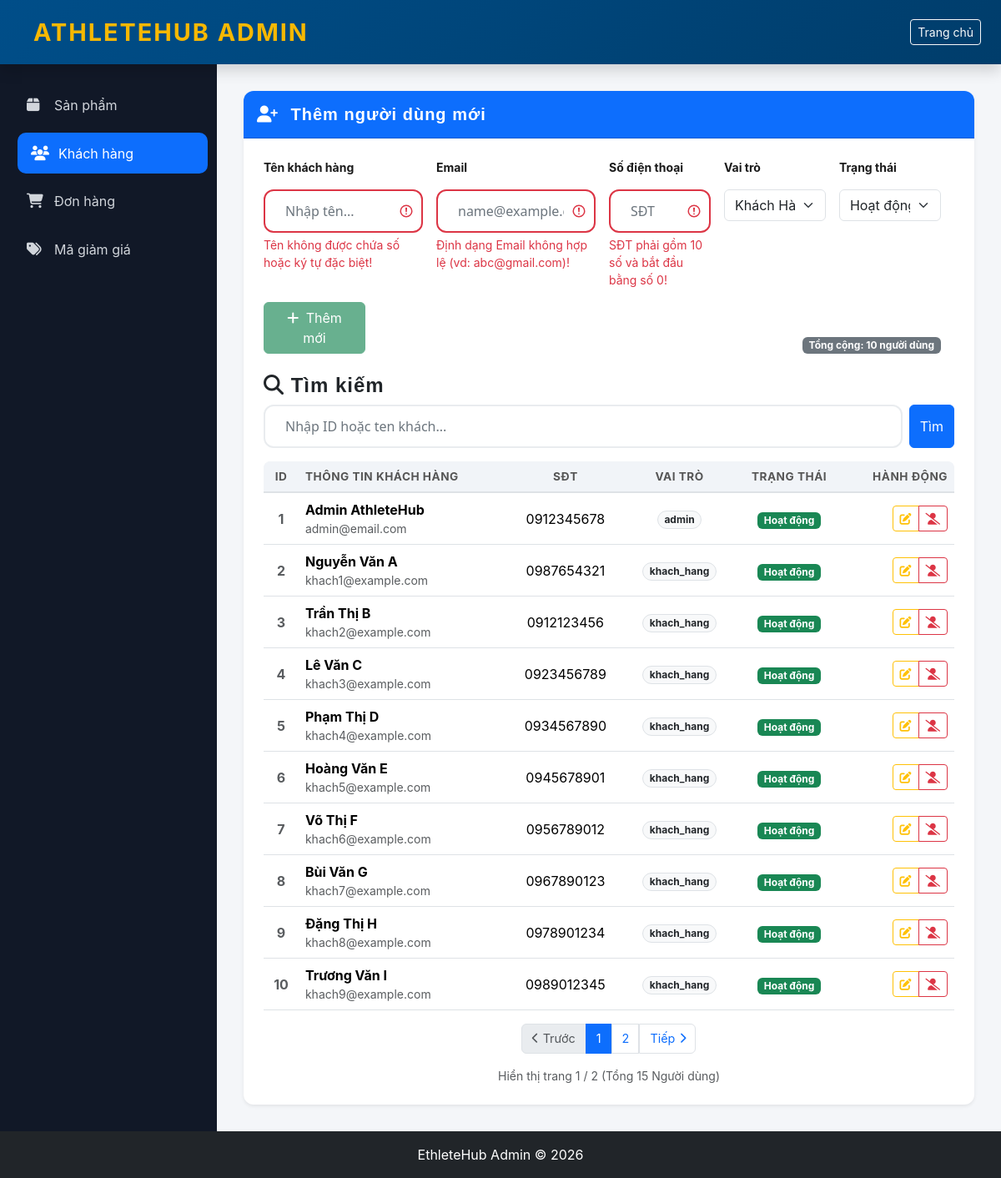
Screenshot of /CRUDuser.php (signed in) with the database file from the repository.
### tables this page shows
CREATE TABLE `nguoi_dung` (
  `id` int(11) NOT NULL COMMENT 'ID người dùng',
  `ten` varchar(100) NOT NULL COMMENT 'Họ tên',
  `email` varchar(100) NOT NULL COMMENT 'Email duy nhất',
  `mat_khau` varchar(255) NOT NULL COMMENT 'Mật khẩu hash',
  `so_dien_thoai` varchar(20) DEFAULT NULL COMMENT 'Số điện thoại',
  `dia_chi` text DEFAULT NULL COMMENT 'Địa chỉ',
  `anh_dai_dien` varchar(255) DEFAULT NULL COMMENT 'URL ảnh đại diện',
  `vai_tro` enum('admin','khach_hang') DEFAULT 'khach_hang' COMMENT 'Vai trò: admin hoặc khách hàng',
  `trang_thai` enum('hoat_dong','binh_luan','bi_khoa') DEFAULT 'hoat_dong' COMMENT 'Trạng thái tài khoản',
  `ngay_tao` datetime DEFAULT current_timestamp() COMMENT 'Ngày tạo tài khoản',
  `ngay_cap_nhat` datetime DEFAULT current_timestamp() ON UPDATE current_timestamp() COMMENT 'Ngày cập nhật',
  `lan_dang_nhap_cuoi` datetime DEFAULT NULL COMMENT 'Lần đăng nhập cuối cùng'
);

### CRUDuser.php (the view, shortened to what this page needs)
<?php
$db = new Database();
$conn = $db->connect();
$update_mode = false;
$edit_user = ['id' => '', 'ten' => '', 'email' => '', 'so_dien_thoai' => '', 'vai_tro' => '', 'trang_thai' => 'hoat_dong'];
$limit = 10;
$page = isset($_GET['page']) ? (int)$_GET['page'] : 1;
$offset = ($page - 1) * $limit;
$search = isset($_GET['search']) ? trim($_GET['search']) : '';
$params = [];
$where_sql = "";
$total_sql = "SELECT COUNT(*) FROM nguoi_dung" . $where_sql;
$total_stmt = $conn->prepare($total_sql);
$total_stmt->execute($params);
$total_rows = $total_stmt->fetchColumn();
$total_pages = ceil($total_rows / $limit);
$sql_list = "SELECT * FROM nguoi_dung" . $where_sql . " ORDER BY id ASC LIMIT $limit OFFSET $offset";
$stmt_list = $conn->prepare($sql_list);
$stmt_list->execute($params);
$listusers = $stmt_list->fetchAll(PDO::FETCH_ASSOC);
?>
<!DOCTYPE html>
<html lang="vi">
<head>
    <link href="https://cdnjs.cloudflare.com/ajax/libs/bootstrap/5.3.2/css/bootstrap.min.css" rel="stylesheet">
    <link href="https://cdnjs.cloudflare.com/ajax/libs/font-awesome/6.4.0/css/all.min.css" rel="stylesheet">
    <link rel="stylesheet" href="css/variables.css">
    <link rel="stylesheet" href="css/navbar.css">
    <link rel="stylesheet" href="css/hero.css">
    <link rel="stylesheet" href="css/categories.css">
    <link rel="stylesheet" href="css/products.css">
    <link rel="stylesheet" href="css/footer.css">
    <link rel="stylesheet" href="css/utilities.css">
    <link href="css/crud.css" rel="stylesheet" />
    <link rel="stylesheet" href="css/admin-layout.css">
    <link rel="stylesheet" href="css/page-link.css">
</head>
<body style="background:#f4f6f9;">
    <nav class="navbar navbar-dark bg-dark shadow">
        <div class="container-fluid px-4">
            <span class="navbar-brand fw-bold">
                <i class="bi bi-speedometer2"></i> AthleteHub Admin
            </span>
            <a href="index.php" class="btn btn-outline-light btn-sm">
                <i class="bi bi-house"></i> Trang chủ
            </a>
        </div>
    </nav>
    <div class="layout">
        <aside class="sidebar">
            <ul>
                <li><a href="CRUDproduct.php"><i class="fas fa-box me-2"></i> Sản phẩm</a></li>
                <li><a href="CRUDuser.php" class="active"><i class="fas fa-users me-2"></i> Khách hàng</a></li>
                <li><a href="CRUDdonhang.php"><i class="fas fa-shopping-cart me-2"></i> Đơn hàng</a></li>
                <li><a href="CRUDgiamgia.php"><i class="fas fa-tags me-2"></i> Mã giảm giá</a></li>
            </ul>
        </aside>
        <main class="main-content">
            <div class="container-fluid p-0">
                <div class="card shadow-sm border-0">
                    <div class="card-header bg-primary text-white py-3">
                        <h5 class="mb-0">
                            <i class="fas <?= $update_mode ? 'fa-user-edit' : 'fa-user-plus' ?> me-2"></i>
                            <?= $update_mode ? "Cập nhật người dùng" : "Thêm người dùng mới" ?>
                        </h5>
                    </div>
                    <div class="card-body p-4">
                        <form method="POST" class="row g-3 mb-4">
                            <div class="col-12 col-sm-6 col-lg-3">
                                <label class="form-label small fw-bold">Tên khách hàng</label>
                                <input type="text" name="ten" class="form-control" placeholder="Nhập tên..." value="<?= $edit_user['ten'] ?>" minlength="2" maxlength="100" required>
                                <div class="invalid-feedback">Tên khách hàng không được để trống và phải từ 2 đến 100 ký tự!</div>
                            </div>
                            <div class="col-12 col-sm-6 col-lg-3">
                                <label class="form-label small fw-bold">Email</label>
                                <input type="email" name="email" class="form-control" placeholder="name@example.com" value="<?= $edit_user['email'] ?>" required>
                                <div class="invalid-feedback">Email không hợp lệ!</div>
                            </div>
                            <div class="col-12 col-sm-6 col-lg-2">
                                <label class="form-label small fw-bold">Số điện thoại</label>
                                <input type="text" id="so_dien_thoai" name="so_dien_thoai" class="form-control" placeholder="SĐT" value="<?= $edit_user['so_dien_thoai'] ?>" minlength="10" maxlength="10" required>
                                <div class="invalid-feedback">Số điện thoại không hợp lệ!</div>
                            </div>
                            <div class="col-12 col-sm-6 col-lg-2">
                                <label class="form-label small fw-bold">Vai trò</label>
                                <select class="form-select" name="vai_tro" required>
                                    <option value="khach_hang" <?= ($update_mode && $edit_user['vai_tro'] === 'khach_hang') ? 'selected' : '' ?>>Khách Hàng</option>
                                </select>
                            </div>
                            <div class="col-12 col-sm-6 col-lg-2">
                                <label class="form-label small fw-bold">Trạng thái</label>
                                <select class="form-select" name="trang_thai" required>
                                    <option value="hoat_dong" <?= ($update_mode && $edit_user['trang_thai'] === 'hoat_dong') ? 'selected' : '' ?>>Hoạt động</option>
                                </select>
                            </div>
                            <div class="col-12 col-lg-2 d-flex align-items-end">
                                <?php if ($update_mode): ?>
                                    <div class="w-100">
                                        <button type="submit" name="save_user" class="btn btn-warning w-100 mb-1">Cập nhật</button>
                                        <a href="CRUDuser.php" class="btn btn-light btn-sm w-100 border">Hủy</a>
                                    </div>
                                <?php else: ?>
                                    <button type="submit" name="save_user" class="btn btn-success w-100"><i class="fas fa-plus me-1"></i> Thêm mới</button>
                                <?php endif; ?>
                            </div>
                            <div class="col-md-10 text-end d-flex align-items-end justify-content-end">
                                <span class="badge bg-secondary">Tổng cộng: <?= count($listusers) ?> người dùng</span>
                            </div>
                        </form>
                        <div class="filter-group mb-3">
                            <h4 class="filter-title"><i class="fas fa-search"></i> Tìm kiếm</h4>
                            <form method="GET" action="CRUDuser.php" class="search-box d-flex gap-2">
                                <input type="text" name="search" id="searchInput" class="form-control"
                                    placeholder="Nhập ID hoặc ten khách..." value="<?= htmlspecialchars($search) ?>">
                                <button type="submit" class="btn btn-primary">Tìm</button>
                            </form>
                        </div>
                        <div class="table-responsive">
                            <table class="table table-hover align-middle">
                                <thead class="table-light">
                                    <tr>
                                        <th class="text-center">ID</th>
                                        <th>Thông tin khách hàng</th>
                                        <th class="text-center d-none d-md-table-cell">SĐT</th>
                                        <th class="text-center">Vai trò</th>
                                        <th class="text-center">Trạng thái</th>
                                        <th class="text-end">Hành động</th>
                                    </tr>
                                </thead>
                                <tbody>
                                    <?php foreach ($listusers as $user): ?>
                                        <tr>
                                            <td class="text-center fw-bold text-muted"><?= $user['id'] ?></td>
                                            <td>
                                                <div class="fw-bold"><?= htmlspecialchars($user['ten'] ?? 0) ?></div>
                                                <div class="small text-muted"><?= htmlspecialchars($user['email'] ?? 0) ?></div>
                                            </td>
                                            <td class="text-center d-none d-md-table-cell"><?= htmlspecialchars($user['so_dien_thoai'] ?? 0) ?></td>
                                            <td class="text-center">
                                                <span class="badge rounded-pill bg-light text-dark border"><?= $user['vai_tro'] ?></span>
                                            </td>
                                            <td class="text-center">
                                                <?php if ($user['trang_thai'] === 'hoat_dong'): ?>
                                                    <span class="badge bg-success">Hoạt động</span>
                                                <?php else: ?>
                                                    <span class="badge bg-danger">Bị khóa</span>
                                                <?php endif; ?>
                                            </td>
                                            <td class="text-end">
                                                <div class="btn-group">
                                                    <a href="?edit=<?= $user['id'] ?>" class="btn btn-sm btn-outline-warning" title="Sửa">
                                                        <i class="fas fa-edit"></i>
                                                    </a>
                                                    <a href="?delete=<?= $user['id'] ?>" class="btn btn-sm btn-outline-danger"
                                                        onclick="return confirm('Bạn có chắc chắn muốn KHÓA người dùng này không?')" title="Khóa tài khoản">
                                                        <i class="fas fa-user-slash"></i>
                                                    </a>
                                                </div>
                                            </td>
                                        </tr>
                                    <?php endforeach; ?>
                                </tbody>
                            </table>
                        </div>
                        <div class="pagination-section">
                            <nav aria-label="Page navigation">
                                <ul class="pagination justify-content-center">
                                    <li class="page-item <?= ($page <= 1) ? 'disabled' : '' ?>">
                                        <a class="page-link" href="?page=<?= $page - 1 ?>&search=<?= urlencode($search) ?>">
                                            <i class="fas fa-chevron-left"></i> Trước
                                        </a>
                                    </li>
                                    <?php for ($i = 1; $i <= $total_pages; $i++) : ?>
                                        <li class="page-item <?= ($i == $page) ? 'active' : '' ?>">
                                            <a class="page-link" href="?page=<?= $i ?>&search=<?= urlencode($search) ?>"><?= $i ?></a>
                                        </li>
                                    <?php endfor; ?>
                                    <li class="page-item <?= ($page >= $total_pages) ? 'disabled' : '' ?>">
                                        <a class="page-link" href="?page=<?= $page + 1 ?>&search=<?= urlencode($search) ?>">
                                            <span>Tiếp</span> <i class="fas fa-chevron-right"></i>
                                        </a>
                                    </li>
                                </ul>
                            </nav>
                            <div class="text-center mt-2 small text-muted">
                                Hiển thị trang <?= $page ?> / <?= $total_pages ?> (Tổng <?= $total_rows ?> Người dùng)
                            </div>
                        </div>
                    </div>
                </div>
            </div>
        </main>
    </div>
    <footer class="bg-dark text-white text-center py-3">
        EthleteHub Admin © 2026
    </footer>
</body>
</html>

### rows the page displays
nguoi_dung: id "1", ten "Admin AthleteHub", email "admin@email.com", so_dien_thoai "0912345678", vai_tro "admin", trang_thai "Hoạt động"
nguoi_dung: id "2", ten "Nguyễn Văn A", email "khach1@example.com", so_dien_thoai "0987654321", vai_tro "khach_hang", trang_thai "Hoạt động"
nguoi_dung: id "3", ten "Trần Thị B", email "khach2@example.com", so_dien_thoai "0912123456", vai_tro "khach_hang", trang_thai "Hoạt động"
nguoi_dung: id "4", ten "Lê Văn C", email "khach3@example.com", so_dien_thoai "0923456789", vai_tro "khach_hang", trang_thai "Hoạt động"
nguoi_dung: id "5", ten "Phạm Thị D", email "khach4@example.com", so_dien_thoai "0934567890", vai_tro "khach_hang", trang_thai "Hoạt động"
nguoi_dung: id "6", ten "Hoàng Văn E", email "khach5@example.com", so_dien_thoai "0945678901", vai_tro "khach_hang", trang_thai "Hoạt động"
nguoi_dung: id "7", ten "Võ Thị F", email "khach6@example.com", so_dien_thoai "0956789012", vai_tro "khach_hang", trang_thai "Hoạt động"
nguoi_dung: id "8", ten "Bùi Văn G", email "khach7@example.com", so_dien_thoai "0967890123", vai_tro "khach_hang", trang_thai "Hoạt động"
nguoi_dung: id "9", ten "Đặng Thị H", email "khach8@example.com", so_dien_thoai "0978901234", vai_tro "khach_hang", trang_thai "Hoạt động"
nguoi_dung: id "10", ten "Trương Văn I", email "khach9@example.com", so_dien_thoai "0989012345", vai_tro "khach_hang", trang_thai "Hoạt động"

### other values shown
count($listusers) "10"
$page "1"
$total_pages "2"
$total_rows "15"
